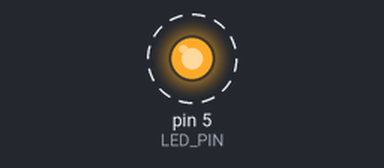
This sketch was run on a simulated Arduino Uno, built with avr-gcc and run on an emulated ATmega328P. Parts: output pins drawn as LEDs (lit = HIGH). Dashed ring = blinking.

Above: at 0.2 s.
Timing chart, 0 to 3.5 s (numbered marks = the images above):
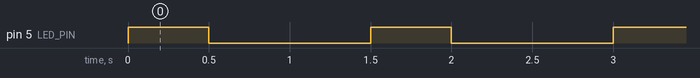

The sketch:

Tutorial_Digital_Communication.ino
```cpp
const int LED_PIN = 5; // map LED_PIN to the GPIO pin to drive the LED = D5
void setup() {
  pinMode(LED_PIN, OUTPUT);
}

void loop() {
  digitalWrite(LED_PIN, HIGH); // turn the LED on
      delay(500); //wait for half a second
      digitalWrite(LED_PIN, LOW); // turn the LED off
      delay(1000); //wait for a second
}
```

Measured:
- by itself, pin 5 (LED_PIN): alternates HIGH for 0.50 s and LOW for 1.0 s
